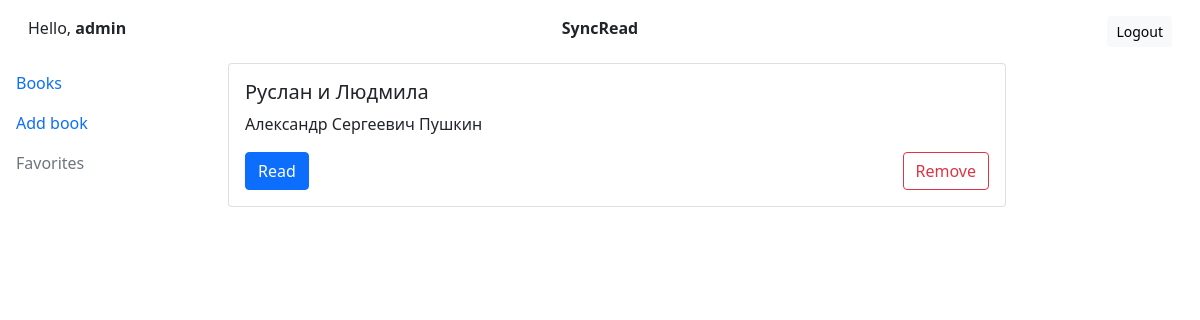
Page /account/ (signed in) on the earlier database version.
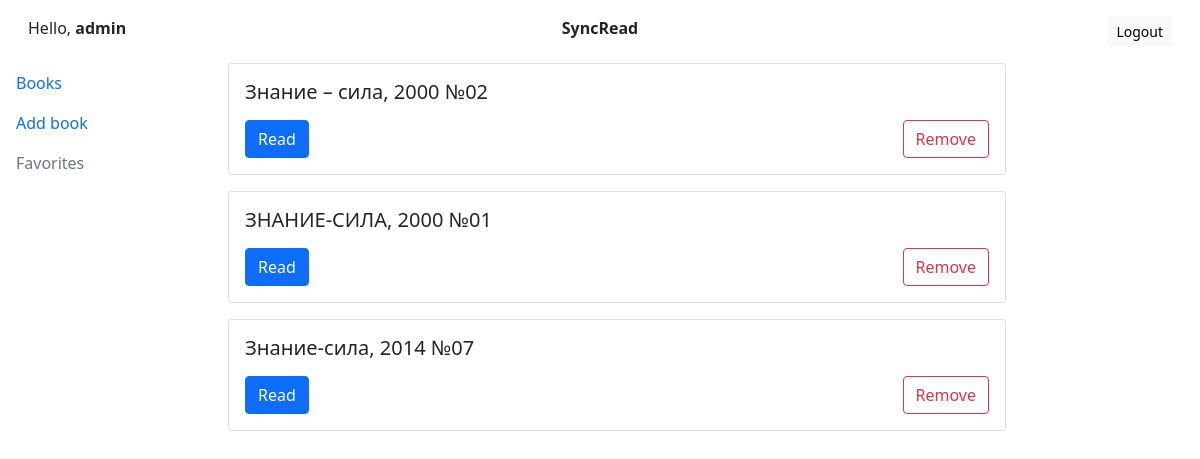
Same page on the later database version.
### account/models.py (models this page shows)
class Book(models.Model):
    user_id = models.IntegerField()
    title = models.CharField(max_length=255)
    authors = models.CharField(max_length=255)
    path = models.TextField()

### account/views.py (the view)
# urls.py: path('', books, name='books'),
def books(request):
    if request.user.is_authenticated:
        username = request.user.username
    else:
        return redirect('log_in')
    books = Book.objects.filter(user_id=request.user.pk)
    context = {
        'username': username,
        'books': books
    }
    return render(request, 'account/books.html', context)

### account/templates/account/books.html (shortened to what this page needs)
{% extends 'account/layout.html' %}
{% block content %}
<div class="row">
  <div class="col-10">
    <div class="container">
      {% if books %}
          {% for book in books %}
            <div class="card mb-3">
                <div class="card-body">
                  <h5 class="card-title">{{ book.title }}</h5>
                  <p class="card-text">{{ book.authors }}</p>
                  <div class="d-flex justify-content-between">
                    <form method="post" action="{% url 'reader' %}">
                      <input type="submit" class="btn btn-primary" value="Read">
                    </form>
                    <form method="post" action="{% url 'remove' %}">
                      <input type="submit" class="btn btn-outline-danger" value="Remove">
                    </form>
                  </div>
                </div>
            </div>
          {% endfor %}
        {% else%}
            <div class="text-secondary">
              Nothing here...
            </div>
        {% endif %}
    </div>
  </div>
  <div class="col"></div>
</div>
{% endblock %}

### account/templates/account/layout.html (shortened to what this page needs)
<!DOCTYPE html>
<html lang="en">
<head>
    <link rel="stylesheet" href="https://cdn.jsdelivr.net/npm/bootstrap@5.0.0/dist/css/bootstrap.min.css">
</head>
<body>
    <div class="row m-3">
        <div class="col">
            Hello, <span class="fw-bold">{{ username }}</span>
        </div>
        <div class="col text-center">
            <strong>
                SyncRead
            </strong>
        </div>
        <div class="col text-end">
            <a href="{% url 'log_out' %}" class="btn btn-light btn-sm">Logout</a>
        </div>
    </div>
    <div class="row" id='menu'>
        <div class="col-2">
            <nav class="nav flex-column">
                <a class="nav-link active " aria-current="page" href="{% url 'books' %}">Books</a>
                <a class="nav-link" href="{% url 'add' %}">Add book</a>
                <a class="nav-link disabled" href="#">Favorites</a>
              </nav>
        </div>
        <div class="col">
            {% block content %}
            {% endblock %}
        </div>
    </div>
</body>
</html>

Differences in the rows shown:
removed Book: title "Руслан и Людмила", authors "Александр Сергеевич Пушкин"
added Book: title "Знание – сила, 2000 №02"
added Book: title "ЗНАНИЕ-СИЛА, 2000 №01"
added Book: title "Знание-сила, 2014 №07"
